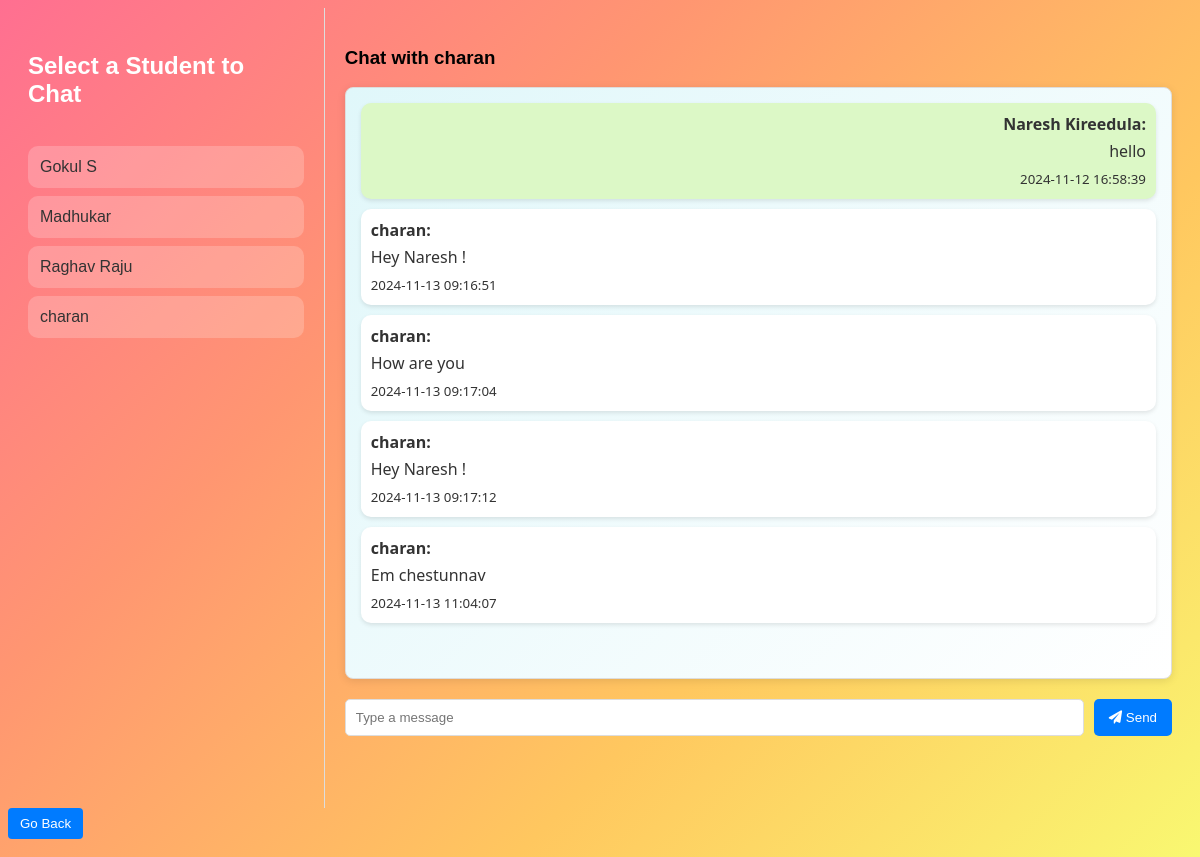
/chat.php?user=33 (signed in), run on the app's committed database.
### tables this page shows
CREATE TABLE `users` (
  `id` int(11) NOT NULL,
  `username` varchar(255) NOT NULL,
  `email` varchar(100) NOT NULL,
  `mobile` varchar(10) NOT NULL,
  `password` varchar(255) NOT NULL,
  `created_at` timestamp NOT NULL DEFAULT current_timestamp(),
  `is_seller` tinyint(1) DEFAULT 0,
  `is_active` tinyint(1) DEFAULT 1,
  `notifications_enabled` tinyint(1) DEFAULT 1,
  `dark_mode` tinyint(1) DEFAULT 0,
  `language` varchar(20) DEFAULT 'en',
  `timezone` varchar(50) DEFAULT 'UTC'
);

CREATE TABLE `messages` (
  `id` int(11) NOT NULL,
  `sender_id` int(11) NOT NULL,
  `receiver_id` int(11) NOT NULL,
  `message` text NOT NULL,
  `timestamp` timestamp NOT NULL DEFAULT current_timestamp()
);

### chat.php (the view, shortened to what this page needs)
<?php
include 'config.php';
$user_id = $_SESSION['user_id'];
$users_result = $conn->query("
    SELECT u.id, u.username
    FROM users u
    JOIN products p ON u.id = p.seller_id
    WHERE u.id != $user_id
    GROUP BY u.id
");
$receiver_id = $_GET['user'] ?? 0;
$receiver_result = $conn->query("SELECT username FROM users WHERE id = $receiver_id");
$receiver = $receiver_result->fetch_assoc();
$receiver_name = $receiver ? $receiver['username'] : 'Unknown User';
$messages_result = $conn->query("
    SELECT m.*, u.username AS sender_name
    FROM messages m
    JOIN users u ON m.sender_id = u.id
    WHERE (m.sender_id = $user_id AND m.receiver_id = $receiver_id)
       OR (m.sender_id = $receiver_id AND m.receiver_id = $user_id)
    ORDER BY m.timestamp ASC
");
?>
<!DOCTYPE html>
<html lang="en">
<head>
    <link rel="stylesheet" href="styles/chat.css">
    <link rel="stylesheet" href="https://cdnjs.cloudflare.com/ajax/libs/font-awesome/6.0.0-beta3/css/all.min.css">
</head>
<body>
    <div class="chat-container">
        <div class="chat-sidebar">
            <h3>Select a Student to Chat</h3>
            <ul class="user-list">
                <?php while ($user = $users_result->fetch_assoc()): ?>
                    <li>
                        <a href="chat.php?user=<?php echo $user['id']; ?>">
                            <?php echo htmlspecialchars($user['username']); ?>
                        </a>
                    </li>
                <?php endwhile; ?>
            </ul>
        </div>
        <div class="chat-box">
            <h3>Chat with <?php echo htmlspecialchars($receiver_name); ?></h3>
            <div class="messages">
                <?php while ($msg = $messages_result->fetch_assoc()): ?>
                    <div class="message <?php echo $msg['sender_id'] == $user_id ? 'sent' : 'received'; ?>">
                        <strong><?php echo htmlspecialchars($msg['sender_name']); ?>:</strong>
                        <p><?php echo htmlspecialchars($msg['message']); ?></p>
                        <small><?php echo $msg['timestamp']; ?></small>
                    </div>
                <?php endwhile; ?>
            </div>
            <form action="chat.php?user=<?php echo $receiver_id; ?>" method="POST" class="message-form">
                <input type="text" name="message" placeholder="Type a message" required>
                <button type="submit"><i class="fas fa-paper-plane"></i> Send</button>
            </form>
        </div>
    </div>
    <button onclick="window.location.href='index.php'" class="go-back-btn">Go Back</button>
</body>
</html>

### Styles/chat.css (style rules this page uses)
body { font-family: Arial, sans-serif; background: linear-gradient(135deg, #FF6F91, #FF9671, #FFC75F, #F9F871); }
.chat-container { display: flex; height: 100vh; }
.chat-sidebar { width: 25%; padding: 20px; border-right: 1px solid #ddd; color: #fff; display: flex; flex-direction: column; align-items: center; }
.chat-sidebar h3 { font-size: 1.5em; color: #fff; margin-bottom: 20px; display: flex; align-items: center; gap: 10px; }
.chat-sidebar ul li { background: rgba(255, 255, 255, 0.2); color: #fff; font-size: 1em; margin: 8px 0; padding: 12px; border-radius: 10px; display: flex; align-items: center; cursor: pointer; transition: background-color 0.3s ease, transform 0.2s ease; }
.chat-sidebar ul { list-style: none; width: 100%; margin-top: 10px; padding: 0; }
.user-list { list-style-type: none; padding: 0; }
.user-list li { margin-bottom: 15px; }
.user-list a { color: #333; text-decoration: none; }
.chat-box { width: 75%; padding: 20px; }
.messages { border: 1px solid #ddd; border-radius: 8px; padding: 15px; height: 70vh; overflow-y: scroll; margin-bottom: 20px; background: linear-gradient(135deg, #e0f7fa, #ffffff); box-shadow: 0px 2px 8px rgba(0, 0, 0, 0.1); font-family: 'Segoe UI', Tahoma, Geneva, Verdana, sans-serif; color: #333; }
.message { padding: 8px; padding: 10px; margin-bottom: 10px; border-radius: 10px; background-color: #ffffff; box-shadow: 0 2px 4px rgba(0, 0, 0, 0.1); }
.message.sent { background-color: #dcf8c6; align-self: flex-end; }
.sent { background-color: #d1e7dd; text-align: right; margin-left: auto; }
.message.received { background-color: #ffffff; align-self: flex-start; }
.received { background-color: #f8d7da; text-align: left; }
.message p { margin: 5px 0; }
.message-form { display: flex; gap: 10px; }
.message-form input[type="text"] { flex: 1; padding: 10px; border: 1px solid #ddd; border-radius: 5px; }
.message-form button { background-color: #007bff; color: white; border: none; padding: 10px 15px; border-radius: 5px; cursor: pointer; }

### chat.php (style rules this page uses)
.go-back-btn { margin-bottom: 10px; padding: 8px 12px; background-color: #007bff; color: #fff; border: none; border-radius: 4px; cursor: pointer; }

### data on the page
users: username "Gokul S"
users: username "Madhukar"
users: username "Raghav Raju"
users: username "charan"
messages: users.username "Naresh Kireedula", message "hello", timestamp "2024-11-12 16:58:39"
messages: users.username "charan", message "Hey Naresh !", timestamp "2024-11-13 09:16:51"
messages: users.username "charan", message "How are you", timestamp "2024-11-13 09:17:04"
messages: users.username "charan", message "Hey Naresh !", timestamp "2024-11-13 09:17:12"
messages: users.username "charan", message "Em chestunnav", timestamp "2024-11-13 11:04:07"
